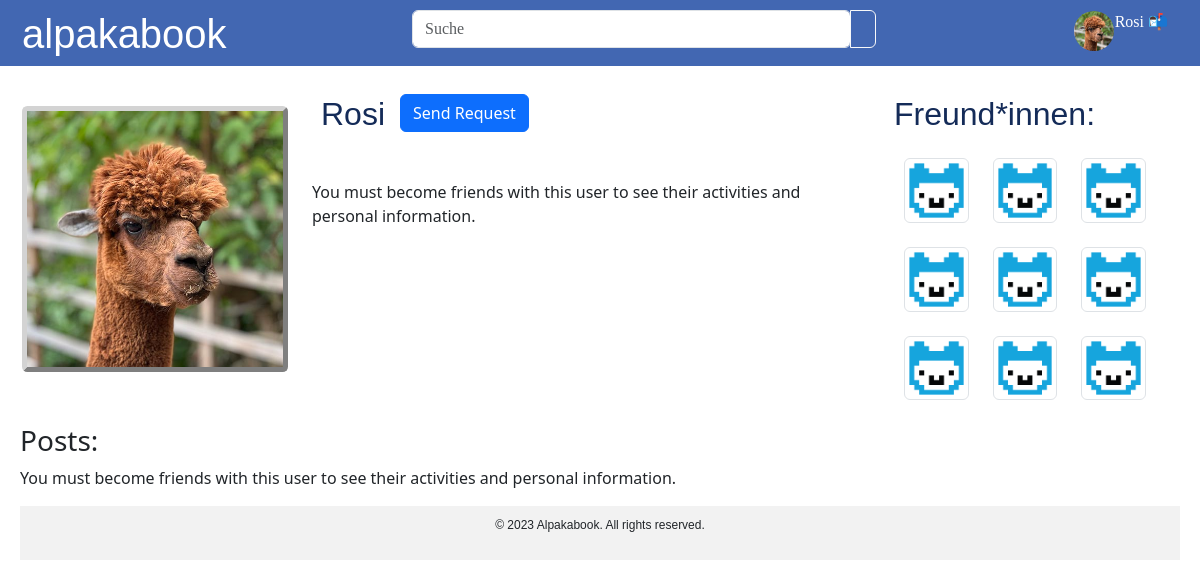
Page /user/2/ (signed in) on the earlier database version.
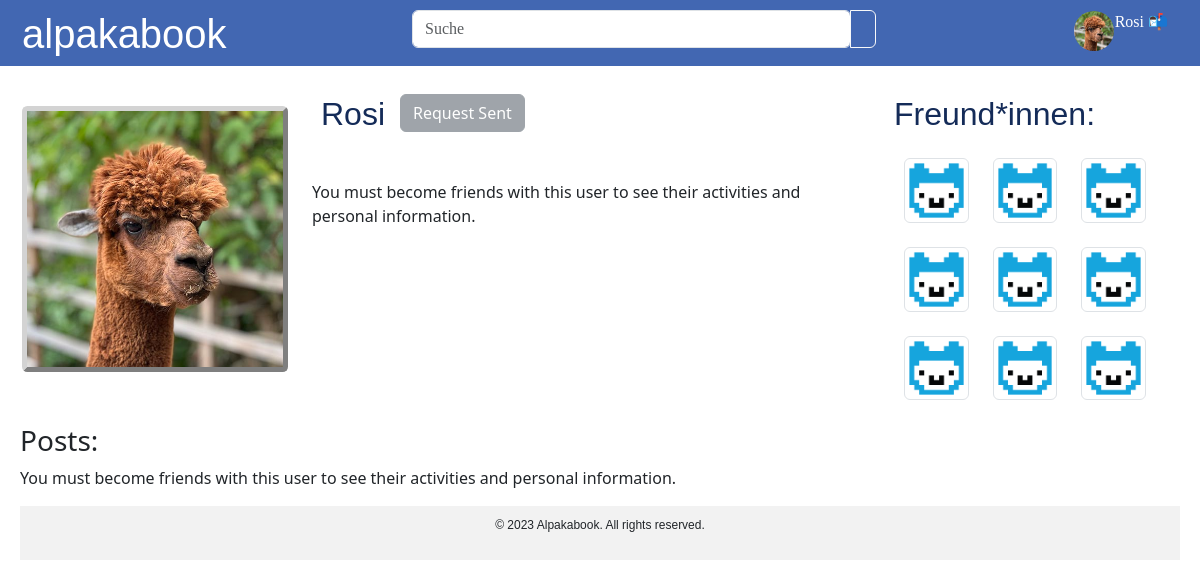
Same page on the later database version.
### playground/models.py (models this page shows)
class User_dev2(AbstractUser):
    def __str__(self):
        return self.username
    username = models.CharField(max_length=200, unique=True, null=False, blank=False)
    FavIce = models.CharField(max_length=200)
    Shoesize = models.CharField(max_length=200)
    Age = models.CharField(max_length=200)
    Hobbies = models.CharField(max_length=200)
    created_date = models.DateTimeField(auto_now_add=True)
    password = models.CharField(max_length=200)
    last_login = models.DateTimeField(verbose_name='last login', auto_now=True)
    is_superuser = models.BooleanField(default=False)
    is_staff = models.BooleanField(default=False)
    USERNAME_FIELD = 'username'
    REQUIRED_FIELDS = ['password']

### playground/views.py (the view)
# urls.py: path('', views.userpage),
def userpage(request, user_id):
    print(user_id)
    try:
        user = User_dev.objects.get(pk=user_id)
    except User_dev.DoesNotExist:
        raise Http404("User does not exist")
    viewed_user = User_dev.objects.get(id=user_id)
    logged_in_user = request.user
    friendship = Friendship.objects.filter(
        (Q(sender=logged_in_user, receiver=viewed_user) | Q(sender=viewed_user, receiver=logged_in_user))).first()
    if friendship is not None:
        viewed_user.friendship_status = friendship.status
    else:
        viewed_user.friendship_status = 'send_request'
    viewed_user.friendship_status_display = dict(Friendship.STATUS_CHOICES)[viewed_user.friendship_status]
    is_friends = get_friendship_status(request.user, viewed_user)
    print("When requesting user, this status was determined: ", viewed_user.friendship_status)
    return render(request, 'hello.html', {'user': viewed_user, 'is_friends': is_friends})

### playground/views.py (called while the page is built)
def get_friendship_status(viewing_user, profile_user):
    if viewing_user == profile_user:
        return True
    try:
        friendship = Friendship.objects.get(
            Q(sender=viewing_user, receiver=profile_user, status='friends') |
            Q(sender=profile_user, receiver=viewing_user, status='friends')
        )
        return True  # They are friends
    except Friendship.DoesNotExist:
        return False  # They are not friends

### playground/templates/hello.html (shortened to what the changed rows need)
{% load static %}
{% load bootstrap5 %}
{% bootstrap_css %}
{% load bootstrap_icons %}
<!DOCTYPE html>
<html>
<head>
</head>
<body>
    <div class="banner">
        <div class="container-fluid" style="position: relative; left:-10px;">
            <div class="row">
              <div class="col-4">
          <h1 style="font-family: 'alpaka', Arial, sans-serif;">alpakabook</h1>
          </div>
          <div class="col-3">
    <a style="float: right;" class="nav-link" href="{% url 'notifications' %}">
        {{ user }} 📬
    </a>
    <a href="#">
        <img src="{% static 'U1.jpg' %}" alt="" width="40" height="40" class="round">
    </a>
</div></div>
            </div>
    </div>
    <div class="content">
    <div class="container-fluid" style="position: relative; left:-10px;">
        <div class="row">
          <div class="col-6"><h2 style="font-family:  Arial, sans-serif; color:#142b58" class="lol">{{user}}         </h2>
           <div id="friendship-status" class="custom-margin">
                {% if request.user != user %}
                   <button id="friendship-button"
                            data-user-id="{{ user.id }}"
                            data-status="{{ user.friendship_status }}"
                            class="ml-2
                                   {% if user.friendship_status == 'send_request' %}btn btn-primary{% elif user.friendship_status == 'request_sent' %}btn btn-secondary{% elif user.friendship_status == 'friends' %}btn btn-success{% endif %}
                                   mt-2 custom-margin"
                            {% if user.friendship_status != 'send_request' %}disabled{% endif %}>
                        {{ user.friendship_status_display }}
                    </button>
                {% endif %}
            </div>
{% if is_friends %}
        <table class="table">
            <tr>
              <td>E-mail</td>
              <td>{{user.Email}}</td>
            </tr>
            <tr>
              <td>Name</td>
              <td>{{user.Name}}</td>
            </tr>
            <tr>
              <td>Alter</td>
              <td>{{user.Age}}</td>
            </tr>
            <tr>
              <td>Lieblingseis</td>
              <td>{{user.FavIce}}</td>
            </tr>
            <tr>
              <td>Hufgröße</td>
              <td>{{user.Shoesize}}</td>
            </tr>
            <tr>
              <td>Hobbies</td>
              <td>{{user.Hobbies}}</td>
            </tr>
          </table>
    {% else %}
<br><br>
        You must become friends with this user to see their activities and personal information.
    {% endif %}
        </div>
        <div class="col-3">
            <div class="container">
            <div class="row">
            <h2 style="font-family:  Arial, sans-serif; color:#142b58" class="lol2">Freund*innen:</h2>
            </div>
                <br>
                  <br>
              </div>
        </div>
        </div>
      </div>
          <br>
</body>
</html>

Differences in the rows shown:
changed User_dev2 "Rosi": friendship_status_display "Send Request" → "Request Sent"
